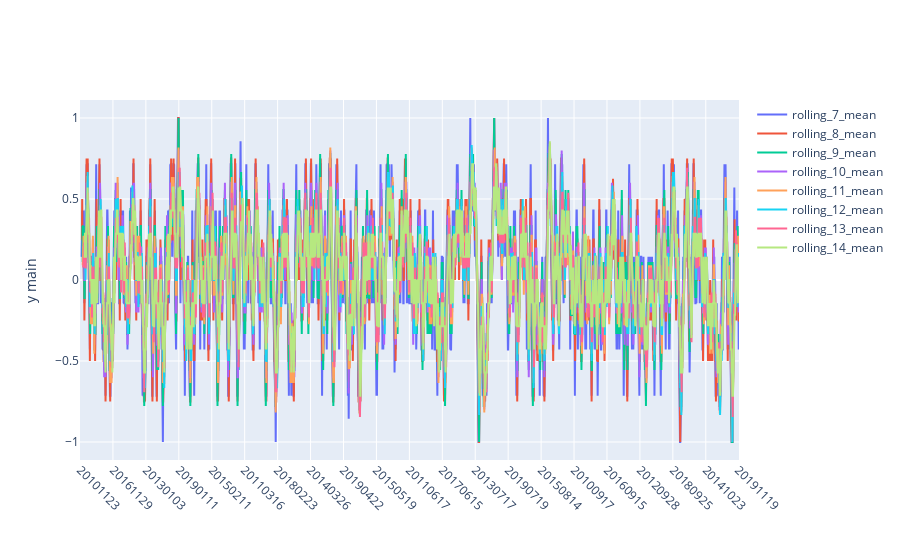

This figure's notebook cell:
### Code cell
mean_cols = ['settle_date'] + [c for c in df_cl_front4.columns.values if ('rolling' in c) and ('mean' in c)]
sum_cols = ['settle_date'] + [c for c in df_cl_front4.columns.values if ('rolling' in c) and ('sum' in c)]
plotly_plot(df_cl_front4[mean_cols],x_column='settle_date')

### Figure 1 — Plotly figure (JSON) as saved in the notebook; plotly's stock layout.template omitted (floating-point values rounded to 4 significant figures; data arrays with more than 128 entries replaced by an {"elided": "..."} marker saying what was removed)
{"data": [{"name": "rolling_7_mean", "type": "scatter", "x": {"elided": "2402 int values"}, "y": {"elided": "2402 float values"}, "yaxis": "y"}, {"name": "rolling_8_mean", "type": "scatter", "x": {"elided": "2402 int values"}, "y": {"elided": "2402 float values"}, "yaxis": "y"}, {"name": "rolling_9_mean", "type": "scatter", "x": {"elided": "2402 int values"}, "y": {"elided": "2402 float values"}, "yaxis": "y"}, {"name": "rolling_10_mean", "type": "scatter", "x": {"elided": "2402 int values"}, "y": {"elided": "2402 float values"}, "yaxis": "y"}, {"name": "rolling_11_mean", "type": "scatter", "x": {"elided": "2402 int values"}, "y": {"elided": "2402 float values"}, "yaxis": "y"}, {"name": "rolling_12_mean", "type": "scatter", "x": {"elided": "2402 int values"}, "y": {"elided": "2402 float values"}, "yaxis": "y"}, {"name": "rolling_13_mean", "type": "scatter", "x": {"elided": "2402 int values"}, "y": {"elided": "2402 float values"}, "yaxis": "y"}, {"name": "rolling_14_mean", "type": "scatter", "x": {"elided": "2402 int values"}, "y": {"elided": "2402 float values"}, "yaxis": "y"}], "layout": {"autosize": true, "hovermode": "x", "margin": {"b": 100}, "modebar": {"bgcolor": "grey", "orientation": "v"}, "spikedistance": 1000, "title": {"x": 0.5, "xanchor": "center", "y": 0.9, "yanchor": "top"}, "xaxis": {"showspikes": true, "spikedash": "solid", "spikemode": "toaxis+across", "spikethickness": 1, "tickangle": 45, "ticktext": [20101123, 20161129, 20130103, 20190111, 20150211, 20110316, 20180223, 20140326, 20190422, 20150519, 20110617, 20170615, 20130717, 20190719, 20150814, 20100917, 20160915, 20120928, 20180925, 20141023, 20191119], "tickvals": [20101123, 20161129, 20130103, 20190111, 20150211, 20110316, 20180223, 20140326, 20190422, 20150519, 20110617, 20170615, 20130717, 20190719, 20150814, 20100917, 20160915, 20120928, 20180925, 20141023, 20191119], "type": "category"}, "yaxis": {"showspikes": true, "spikedash": "solid", "spikemode": "toaxis+across", "spikethickness": 1, "title": {"text": "y main"}}, "yaxis2": {"overlaying": "y", "side": "right", "title": {"text": "y alt"}}}}
